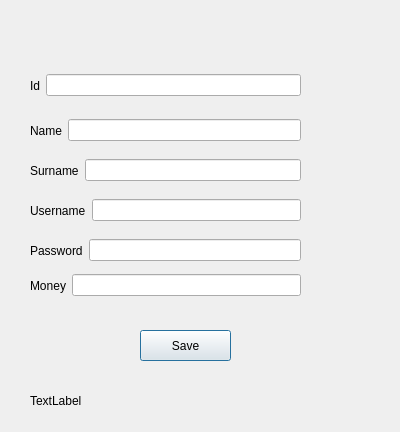
<?xml version="1.0" encoding="UTF-8"?>
<ui version="4.0">
 <class>Register</class>
 <widget class="QDialog" name="Register">
  <property name="geometry">
   <rect>
    <x>0</x>
    <y>0</y>
    <width>400</width>
    <height>432</height>
   </rect>
  </property>
  <property name="windowTitle">
   <string>Dialog</string>
  </property>
  <property name="styleSheet">
   <string notr="true"/>
  </property>
  <widget class="QPushButton" name="pushButton">
   <property name="geometry">
    <rect>
     <x>140</x>
     <y>330</y>
     <width>91</width>
     <height>31</height>
    </rect>
   </property>
   <property name="styleSheet">
    <string notr="true">font: 75 16pt &quot;MS Shell Dlg 2&quot;;</string>
   </property>
   <property name="text">
    <string>Save</string>
   </property>
  </widget>
  <widget class="QLabel" name="label_info">
   <property name="geometry">
    <rect>
     <x>30</x>
     <y>380</y>
     <width>271</width>
     <height>41</height>
    </rect>
   </property>
   <property name="text">
    <string>TextLabel</string>
   </property>
  </widget>
  <widget class="QWidget" name="layoutWidget">
   <property name="geometry">
    <rect>
     <x>30</x>
     <y>60</y>
     <width>271</width>
     <height>51</height>
    </rect>
   </property>
   <layout class="QHBoxLayout" name="horizontalLayout">
    <item>
     <widget class="QLabel" name="label">
      <property name="styleSheet">
       <string notr="true">font: 75 16pt &quot;MS Shell Dlg 2&quot;;</string>
      </property>
      <property name="text">
       <string>Id</string>
      </property>
     </widget>
    </item>
    <item>
     <widget class="QLineEdit" name="txt_Id"/>
    </item>
   </layout>
  </widget>
  <widget class="QWidget" name="layoutWidget">
   <property name="geometry">
    <rect>
     <x>30</x>
     <y>110</y>
     <width>271</width>
     <height>41</height>
    </rect>
   </property>
   <layout class="QHBoxLayout" name="horizontalLayout_2">
    <item>
     <widget class="QLabel" name="label_2">
      <property name="styleSheet">
       <string notr="true">font: 75 12pt &quot;MS Shell Dlg 2&quot;;</string>
      </property>
      <property name="text">
       <string>Name</string>
      </property>
     </widget>
    </item>
    <item>
     <widget class="QLineEdit" name="txt_name"/>
    </item>
   </layout>
  </widget>
  <widget class="QWidget" name="layoutWidget">
   <property name="geometry">
    <rect>
     <x>30</x>
     <y>150</y>
     <width>271</width>
     <height>41</height>
    </rect>
   </property>
   <layout class="QHBoxLayout" name="horizontalLayout_3">
    <item>
     <widget class="QLabel" name="label_3">
      <property name="styleSheet">
       <string notr="true">font: 75 12pt &quot;MS Shell Dlg 2&quot;;</string>
      </property>
      <property name="text">
       <string>Surname</string>
      </property>
     </widget>
    </item>
    <item>
     <widget class="QLineEdit" name="txt_surname"/>
    </item>
   </layout>
  </widget>
  <widget class="QWidget" name="layoutWidget">
   <property name="geometry">
    <rect>
     <x>30</x>
     <y>190</y>
     <width>271</width>
     <height>41</height>
    </rect>
   </property>
   <layout class="QHBoxLayout" name="horizontalLayout_4">
    <item>
     <widget class="QLabel" name="label_4">
      <property name="styleSheet">
       <string notr="true">font: 75 12pt &quot;MS Shell Dlg 2&quot;;</string>
      </property>
      <property name="text">
       <string>Username</string>
      </property>
     </widget>
    </item>
    <item>
     <widget class="QLineEdit" name="text_username"/>
    </item>
   </layout>
  </widget>
  <widget class="QWidget" name="layoutWidget">
   <property name="geometry">
    <rect>
     <x>30</x>
     <y>230</y>
     <width>271</width>
     <height>41</height>
    </rect>
   </property>
   <layout class="QHBoxLayout" name="horizontalLayout_5">
    <item>
     <widget class="QLabel" name="label_5">
      <property name="styleSheet">
       <string notr="true">font: 75 12pt &quot;MS Shell Dlg 2&quot;;</string>
      </property>
      <property name="text">
       <string>Password</string>
      </property>
     </widget>
    </item>
    <item>
     <widget class="QLineEdit" name="text_password"/>
    </item>
   </layout>
  </widget>
  <widget class="QWidget" name="layoutWidget">
   <property name="geometry">
    <rect>
     <x>30</x>
     <y>270</y>
     <width>271</width>
     <height>31</height>
    </rect>
   </property>
   <layout class="QHBoxLayout" name="horizontalLayout_6">
    <item>
     <widget class="QLabel" name="label_6">
      <property name="styleSheet">
       <string notr="true">font: 75 12pt &quot;MS Shell Dlg 2&quot;;</string>
      </property>
      <property name="text">
       <string>Money</string>
      </property>
     </widget>
    </item>
    <item>
     <widget class="QLineEdit" name="text_money"/>
    </item>
   </layout>
  </widget>
 </widget>
 <resources/>
 <connections/>
</ui>
